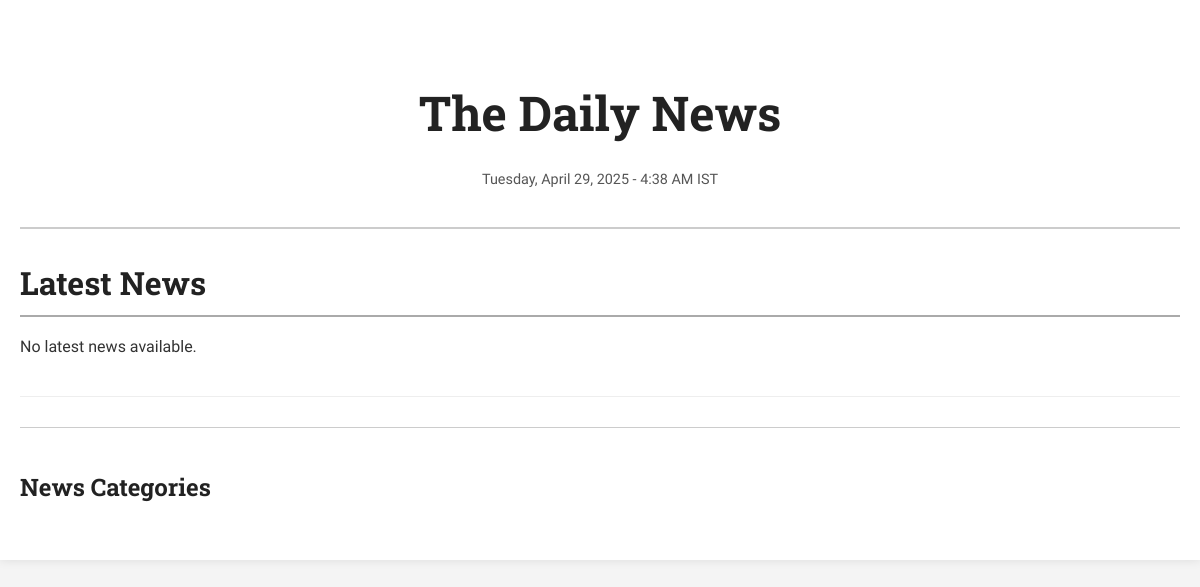
The app's page /, older data.
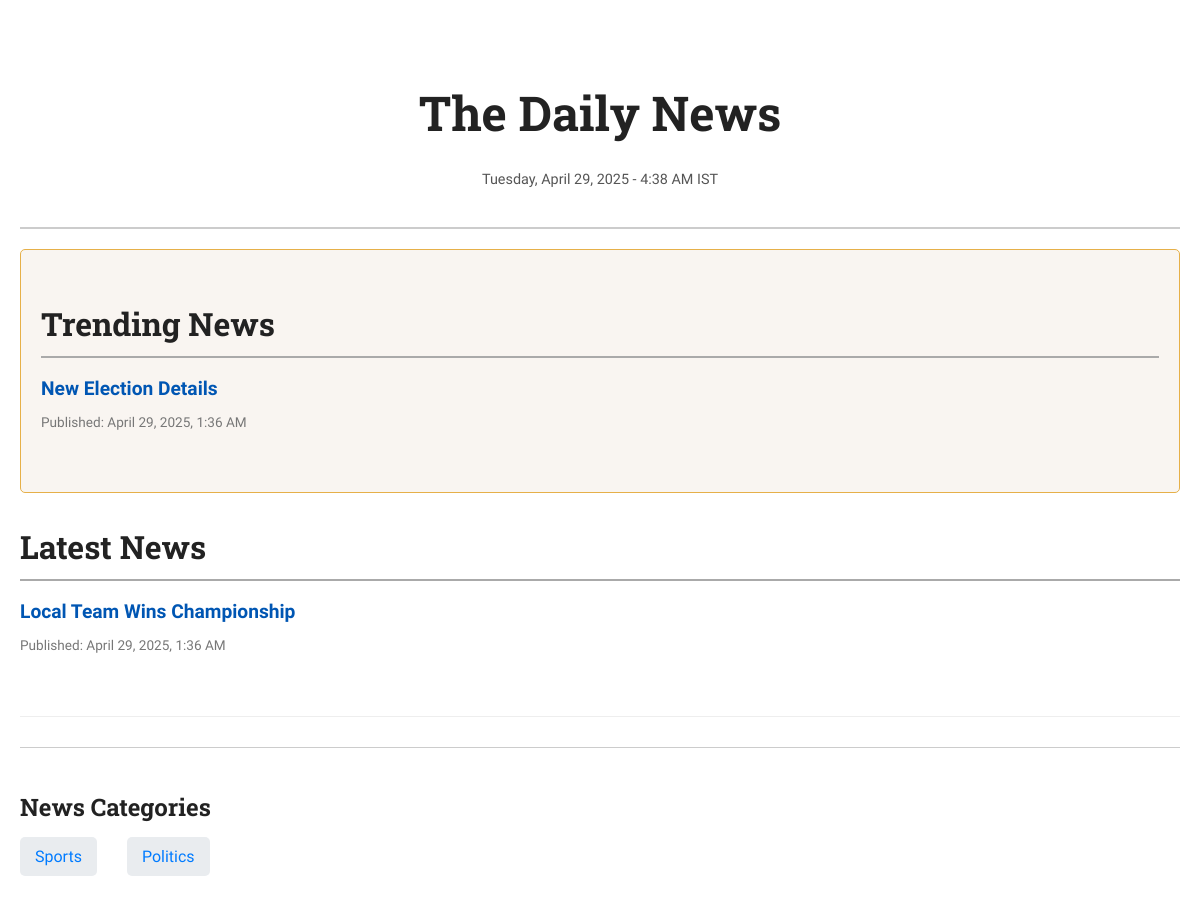
The same page, newer data.
### newsapp/models.py (models this page shows, shortened)
class NewsItem(models.Model):
    title = models.CharField(max_length=255)
    slug = models.SlugField(unique=True, blank=True)
    category = models.ForeignKey(Category, on_delete=models.CASCADE)
    content = models.TextField()
    pub_date = models.DateTimeField(default=timezone.now)
    is_breaking = models.BooleanField(default=False)
    is_trending = models.BooleanField(default=False)
    image = models.ImageField(upload_to='news_images/', blank=True, null=True)
    author = models.CharField(max_length=100, default='Admin')
    class Meta:
        ordering = ['-pub_date']

class Category(models.Model):
    name = models.CharField(max_length=100, unique=True)

### newsapp/views.py (the view)
# urls.py: path('', views.home, name='home'),
def home(request):
    current_date_time = timezone.localtime(timezone.now())
    breaking_news = NewsItem.objects.filter(is_breaking=True).order_by('-pub_date')
    trending_news = NewsItem.objects.filter(is_trending=True).order_by('-pub_date')
    latest_news = NewsItem.objects.exclude(is_breaking=True).exclude(is_trending=True).order_by('-pub_date')
    categories = Category.objects.all()
    context = {
        'current_date_time': current_date_time,
        'breaking_news': breaking_news,
        'trending_news': trending_news,
        'latest_news': latest_news,
        'categories': categories,
    }
    return render(request, 'newsapp/home.html', context)

### newsapp/templates/newsapp/home.html (shortened to what this page needs)
{% extends 'newsapp/base.html' %}
{% block content %}
    {% if trending_news %}
        <div class="news-section trending-news">
            <h2>Trending News</h2>
            {% for item in trending_news %}
                <div class="news-item">
                    <a href="{% url 'news_detail' item.slug %}">{{ item.title }}</a>
                    <p class="pub-info">Published: {{ item.pub_date|date:"F j, Y, g:i A" }}</p>
                </div>
            {% endfor %}
        </div>
    {% endif %}
    <div class="news-section latest-news">
        <h2>Latest News</h2>
        {% for item in latest_news %}
            <div class="news-item">
                <a href="{% url 'news_detail' item.slug %}">{{ item.title }}</a>
                <p class="pub-info">Published: {{ item.pub_date|date:"F j, Y, g:i A" }}</p>
            </div>
        {% empty %}
            <p>No latest news available.</p>
        {% endfor %}
    </div>
    <div class="categories">
        <h3>News Categories</h3>
        <ul>
            {% for category in categories %}
                <li><a href="{% url 'category_news' category.name %}">{{ category.name }}</a></li>
            {% endfor %}
        </ul>
    </div>
{% endblock %}

### newsapp/templates/newsapp/base.html (shortened to what this page needs)
<!DOCTYPE html>
<html lang="en">
<head>
</head>
<body>
    <div class="container">
        <div class="masthead">
            <h1>The Daily News</h1>
            <p class="date-time">{{ current_date_time|date:"l, F j, Y" }} - {{ current_date_time|time:"g:i A T" }}</p>
        </div>
        {% block content %}
        {% endblock %}
    </div>
</body>
</html>

### newsapp/templates/newsapp/base.html (style rules this page uses)
body { font-family: 'Source Sans Pro', sans-serif; margin: 0; padding: 0; line-height: 1.7; color: #333; background-color: #f4f4f4; }
.container { max-width: 1200px; margin: 0 auto; background-color: #fff; padding: 20px; box-shadow: 0 0 10px rgba(0, 0, 0, 0.1); }
.masthead { text-align: center; padding: 20px 0; border-bottom: 2px solid #ccc; margin-bottom: 20px; }
.masthead h1 { font-size: 3em; margin-bottom: 5px; color: #222; font-family: 'Roboto Slab', serif; font-weight: 700; }
.masthead .date-time { font-size: 0.9em; color: #555; }
.news-section { margin-bottom: 30px; padding-bottom: 20px; border-bottom: 1px solid #eee; }
.news-section h2 { border-bottom: 2px solid #aaa; padding-bottom: 5px; margin-bottom: 15px; color: #222; font-family: 'Roboto Slab', serif; font-weight: 700; font-size: 2em; }
.news-item { margin-bottom: 25px; padding-left: 0; border-left: none; display: flex; flex-direction: column; }
.news-item a { text-decoration: none; color: #0056b3; font-weight: bold; font-size: 1.2em; }
.news-item .pub-info { font-size: 0.85em; color: #777; margin-top: 5px; }
.categories { margin-top: 20px; padding-top: 15px; border-top: 1px solid #ccc; }
.categories h3 { margin-bottom: 10px; color: #222; font-family: 'Roboto Slab', serif; font-size: 1.5em; font-weight: 700; }
.categories ul { list-style: none; padding: 0; display: flex; flex-wrap: wrap; gap: 15px; }
.categories li { display: inline; margin-right: 15px; }
.categories li a { text-decoration: none; color: #007bff; padding: 10px 15px; border-radius: 5px; background-color: #e9ecef; transition: background-color 0.3s ease; }
.trending-news { background-color: #f9f5f1; padding: 20px; border: 1px solid #e6b049; margin-bottom: 20px; border-radius: 5px; }

Row changes from the older to the newer data that the page shows:
added NewsItem: title "New Election Details", pub_date "April 29, 2025, 1:36 AM", shown under "Trending News"
added NewsItem: title "Local Team Wins Championship", pub_date "April 29, 2025, 1:36 AM", shown under "Latest News"
added Category: name "Sports"
added Category: name "Politics"
Text that changed along with them:
text no longer shown: "No latest news available."
text now shown: "Trending News"
